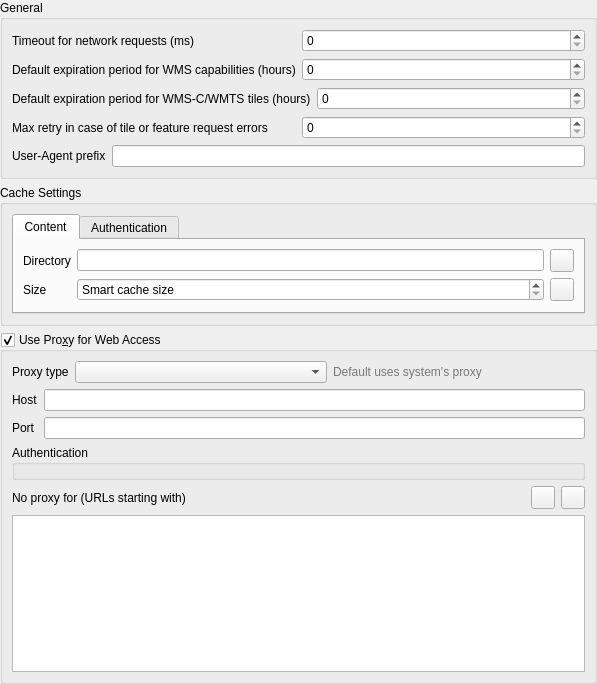
             <widget class="QWidget" name="mOptionsScrollAreaContents_10">
              <property name="geometry">
               <rect>
                <x>0</x>
                <y>0</y>
                <width>597</width>
                <height>684</height>
               </rect>
              </property>
              <layout class="QVBoxLayout" name="verticalLayout_33">
               <property name="leftMargin">
                <number>0</number>
               </property>
               <property name="topMargin">
                <number>0</number>
               </property>
               <property name="rightMargin">
                <number>0</number>
               </property>
               <property name="bottomMargin">
                <number>0</number>
               </property>
               <item>
                <widget class="QGroupBox" name="groupBox_20">
                 <property name="title">
                  <string>General</string>
                 </property>
                 <layout class="QVBoxLayout" name="verticalLayout_34">
                  <item>
                   <layout class="QHBoxLayout" name="horizontalLayout_11">
                    <item>
                     <widget class="QLabel" name="mNetworkTimeoutLabel">
                      <property name="text">
                       <string>Timeout for network requests (ms)</string>
                      </property>
                     </widget>
                    </item>
                    <item>
                     <widget class="QgsSpinBox" name="mNetworkTimeoutSpinBox">
                      <property name="maximum">
                       <number>100000000</number>
                      </property>
                     </widget>
                    </item>
                   </layout>
                  </item>
                  <item>
                   <layout class="QHBoxLayout" name="horizontalLayout_40">
                    <item>
                     <widget class="QLabel" name="label_45">
                      <property name="text">
                       <string>Default expiration period for WMS capabilities (hours)</string>
                      </property>
                     </widget>
                    </item>
                    <item>
                     <widget class="QgsSpinBox" name="mDefaultCapabilitiesExpirySpinBox">
                      <property name="maximum">
                       <number>100000000</number>
                      </property>
                     </widget>
                    </item>
                   </layout>
                  </item>
                  <item>
                   <layout class="QHBoxLayout" name="horizontalLayout_17">
                    <item>
                     <widget class="QLabel" name="label_32">
                      <property name="text">
                       <string>Default expiration period for WMS-C/WMTS tiles (hours)</string>
                      </property>
                     </widget>
                    </item>
                    <item>
                     <widget class="QgsSpinBox" name="mDefaultTileExpirySpinBox">
                      <property name="maximum">
                       <number>100000000</number>
                      </property>
                     </widget>
                    </item>
                   </layout>
                  </item>
                  <item>
                   <layout class="QHBoxLayout" name="horizontalLayout_33">
                    <item>
                     <widget class="QLabel" name="label_57">
                      <property name="text">
                       <string>Max retry in case of tile or feature request errors</string>
                      </property>
                     </widget>
                    </item>
                    <item>
                     <widget class="QgsSpinBox" name="mDefaultTileMaxRetrySpinBox">
                      <property name="maximum">
                       <number>100000000</number>
                      </property>
                     </widget>
                    </item>
                   </layout>
                  </item>
                  <item>
                   <layout class="QHBoxLayout" name="horizontalLayout_35">
                    <item>
                     <widget class="QLabel" name="lblUserAgent">
                      <property name="toolTip">
                       <string>This value will be prepended before the QGIS version and the OS, e.g. &quot;Mozilla/5.0 QGIS/33801/Ubuntu 22.04.4 LTS&quot;</string>
                      </property>
                      <property name="text">
                       <string>User-Agent prefix</string>
                      </property>
                     </widget>
                    </item>
                    <item>
                     <widget class="QLineEdit" name="leUserAgent"/>
                    </item>
                   </layout>
                  </item>
                 </layout>
                </widget>
               </item>
               <item>
                <widget class="QGroupBox" name="grpCache">
                 <property name="title">
                  <string>Cache Settings</string>
                 </property>
                 <layout class="QVBoxLayout" name="verticalLayout_19">
                  <item>
                   <widget class="QTabWidget" name="tabContentCache">
                    <property name="currentIndex">
                     <number>0</number>
                    </property>
                    <widget class="QWidget" name="tab">
                     <attribute name="title">
                      <string>Content</string>
                     </attribute>
                     <layout class="QGridLayout" name="gridLayout_2">
                      <item row="4" column="0">
                       <widget class="QLabel" name="label_11">
                        <property name="text">
                         <string>Size</string>
                        </property>
                       </widget>
                      </item>
                      <item row="0" column="0">
                       <widget class="QLabel" name="label_10">
                        <property name="text">
                         <string>Directory</string>
                        </property>
                       </widget>
                      </item>
                      <item row="0" column="1">
                       <widget class="QLineEdit" name="mCacheDirectory"/>
                      </item>
                      <item row="4" column="1">
                       <widget class="QgsSpinBox" name="mCacheSize">
                        <property name="toolTip">
                         <string>Specify the cache size in megabytes. Clear the value to enable smart cache size, which sets the maximum cache size based on available space.</string>
                        </property>
                        <property name="specialValueText">
                         <string>Smart cache size</string>
                        </property>
                        <property name="suffix">
                         <string> MB</string>
                        </property>
                        <property name="minimum">
                         <number>0</number>
                        </property>
                        <property name="maximum">
                         <number>10000</number>
                        </property>
                        <property name="singleStep">
                         <number>100</number>
                        </property>
                        <property name="showClearButton" stdset="0">
                         <bool>true</bool>
                        </property>
                        <property name="clearValue" stdset="0">
                         <bool>false</bool>
                        </property>
                       </widget>
                      </item>
                      <item row="0" column="2">
                       <widget class="QToolButton" name="mBrowseCacheDirectory">
                        <property name="toolTip">
                         <string>Select folder</string>
                        </property>
                        <property name="text">
                         <string/>
                        </property>
                        <property name="icon">
                         <iconset resource="../../images/images.qrc">
                          <normaloff>:/images/themes/default/mActionFileOpen.svg</normaloff>:/images/themes/default/mActionFileOpen.svg</iconset>
                        </property>
                       </widget>
                      </item>
                      <item row="4" column="2">
                       <widget class="QToolButton" name="mClearCache">
                        <property name="toolTip">
                         <string>Clear cache</string>
                        </property>
                        <property name="text">
                         <string/>
                        </property>
                        <property name="icon">
                         <iconset resource="../../images/images.qrc">
                          <normaloff>:/images/themes/default/mActionDeleteSelected.svg</normaloff>:/images/themes/default/mActionDeleteSelected.svg</iconset>
                        </property>
                       </widget>
                      </item>
                     </layout>
                    </widget>
                    <widget class="QWidget" name="tab_2">
                     <attribute name="title">
                      <string>Authentication</string>
                     </attribute>
                     <layout class="QGridLayout" name="gridLayout_5">
                      <item row="0" column="0">
                       <widget class="QCheckBox" name="mAutoClearAccessCache">
                        <property name="toolTip">
                         <string>&lt;html&gt;&lt;head/&gt;&lt;body&gt;&lt;p&gt;The connection cache stores all authentication connections data even when the connection fails.&lt;br/&gt;If you make any change to the authentication configurations or to the certification authorities, you should clear the authentication cache or&lt;br/&gt;restart QGIS. &lt;br/&gt;When this option is checked, the authentication cache will be automatically cleared every time an SSL error occurs and you choose to abort the connection.&lt;br/&gt;&lt;/p&gt;&lt;/body&gt;&lt;/html&gt;</string>
                        </property>
                        <property name="text">
                         <string>Automatically clear the connection authentication cache on SSL errors (recommended)</string>
                        </property>
                       </widget>
                      </item>
                      <item row="1" column="0">
                       <widget class="QPushButton" name="mClearAccessCache">
                        <property name="text">
                         <string>Clear authentication connection cache</string>
                        </property>
                       </widget>
                      </item>
                     </layout>
                    </widget>
                   </widget>
                  </item>
                 </layout>
                </widget>
               </item>
               <item>
                <widget class="QgsCollapsibleGroupBox" name="grpProxy">
                 <property name="title">
                  <string>Use Pro&amp;xy for Web Access</string>
                 </property>
                 <property name="flat">
                  <bool>false</bool>
                 </property>
                 <property name="checkable">
                  <bool>true</bool>
                 </property>
                 <property name="collapsed" stdset="0">
                  <bool>false</bool>
                 </property>
                 <property name="saveCollapsedState" stdset="0">
                  <bool>true</bool>
                 </property>
                 <layout class="QGridLayout" name="gridLayout_1">
                  <item row="1" column="0">
                   <widget class="QLabel" name="label_47">
                    <property name="text">
                     <string>No proxy for (URLs starting with)</string>
                    </property>
                   </widget>
                  </item>
                  <item row="1" column="4">
                   <widget class="QToolButton" name="mRemoveUrlPushButton">
                    <property name="toolTip">
                     <string>Remove selected URL</string>
                    </property>
                    <property name="text">
                     <string/>
                    </property>
                    <property name="icon">
                     <iconset resource="../../images/images.qrc">
                      <normaloff>:/images/themes/default/symbologyRemove.svg</normaloff>:/images/themes/default/symbologyRemove.svg</iconset>
                    </property>
                   </widget>
                  </item>
                  <item row="1" column="3">
                   <widget class="QToolButton" name="mAddUrlPushButton">
                    <property name="toolTip">
                     <string>Add URL to exclude</string>
                    </property>
                    <property name="text">
                     <string/>
                    </property>
                    <property name="icon">
                     <iconset resource="../../images/images.qrc">
                      <normaloff>:/images/themes/default/symbologyAdd.svg</normaloff>:/images/themes/default/symbologyAdd.svg</iconset>
                    </property>
                   </widget>
                  </item>
                  <item row="0" column="0" colspan="5">
                   <layout class="QGridLayout" name="gridLayout_17">
                    <item row="0" column="1">
                     <widget class="QComboBox" name="mProxyTypeComboBox"/>
                    </item>
                    <item row="0" column="0">
                     <widget class="QLabel" name="mTypeLabel">
                      <property name="sizePolicy">
                       <sizepolicy hsizetype="Maximum" vsizetype="Preferred">
                        <horstretch>0</horstretch>
                        <verstretch>0</verstretch>
                       </sizepolicy>
                      </property>
                      <property name="text">
                       <string>Proxy type</string>
                      </property>
                     </widget>
                    </item>
                    <item row="0" column="2">
                     <widget class="QLabel" name="label_41">
                      <property name="styleSheet">
                       <string notr="true">QLabel {color: rgb(120, 120, 120);}</string>
                      </property>
                      <property name="text">
                       <string>Default uses system's proxy</string>
                      </property>
                     </widget>
                    </item>
                    <item row="1" column="0" colspan="3">
                     <widget class="QFrame" name="frameManualProxy">
                      <property name="frameShape">
                       <enum>QFrame::Shape::NoFrame</enum>
                      </property>
                      <property name="frameShadow">
                       <enum>QFrame::Shadow::Raised</enum>
                      </property>
                      <layout class="QGridLayout" name="gridLayout_18">
                       <property name="leftMargin">
                        <number>0</number>
                       </property>
                       <property name="topMargin">
                        <number>0</number>
                       </property>
                       <property name="rightMargin">
                        <number>0</number>
                       </property>
                       <property name="bottomMargin">
                        <number>0</number>
                       </property>
                       <item row="2" column="2">
                        <widget class="QLineEdit" name="leProxyPort"/>
                       </item>
                       <item row="2" column="1">
                        <widget class="QLabel" name="lblProxyPort">
                         <property name="text">
                          <string>Port</string>
                         </property>
                        </widget>
                       </item>
                       <item row="1" column="2">
                        <widget class="QLineEdit" name="leProxyHost"/>
                       </item>
                       <item row="1" column="1">
                        <widget class="QLabel" name="lblProxyHost">
                         <property name="text">
                          <string>Host</string>
                         </property>
                        </widget>
                       </item>
                       <item row="3" column="1" colspan="2">
                        <widget class="QGroupBox" name="mAuthGroupBox">
                         <property name="title">
                          <string>Authentication</string>
                         </property>
                         <layout class="QVBoxLayout" name="verticalLayout_23">
                          <property name="leftMargin">
                           <number>6</number>
                          </property>
                          <property name="topMargin">
                           <number>6</number>
                          </property>
                          <property name="rightMargin">
                           <number>6</number>
                          </property>
                          <property name="bottomMargin">
                           <number>6</number>
                          </property>
                          <item>
                           <widget class="QgsAuthSettingsWidget" name="mAuthSettings" native="true"/>
                          </item>
                         </layout>
                        </widget>
                       </item>
                      </layout>
                     </widget>
                    </item>
                   </layout>
                  </item>
                  <item row="1" column="1" colspan="2">
                   <spacer name="horizontalSpacer">
                    <property name="orientation">
                     <enum>Qt::Orientation::Horizontal</enum>
                    </property>
                    <property name="sizeHint" stdset="0">
                     <size>
                      <width>40</width>
                      <height>20</height>
                     </size>
                    </property>
                   </spacer>
                  </item>
                  <item row="2" column="0" colspan="5">
                   <widget class="QListWidget" name="mNoProxyUrlListWidget"/>
                  </item>
                 </layout>
                </widget>
               </item>
               <item>
                <spacer name="verticalSpacer_9">
                 <property name="orientation">
                  <enum>Qt::Orientation::Vertical</enum>
                 </property>
                 <property name="sizeHint" stdset="0">
                  <size>
                   <width>0</width>
                   <height>0</height>
                  </size>
                 </property>
                </spacer>
               </item>
              </layout>
             </widget>
